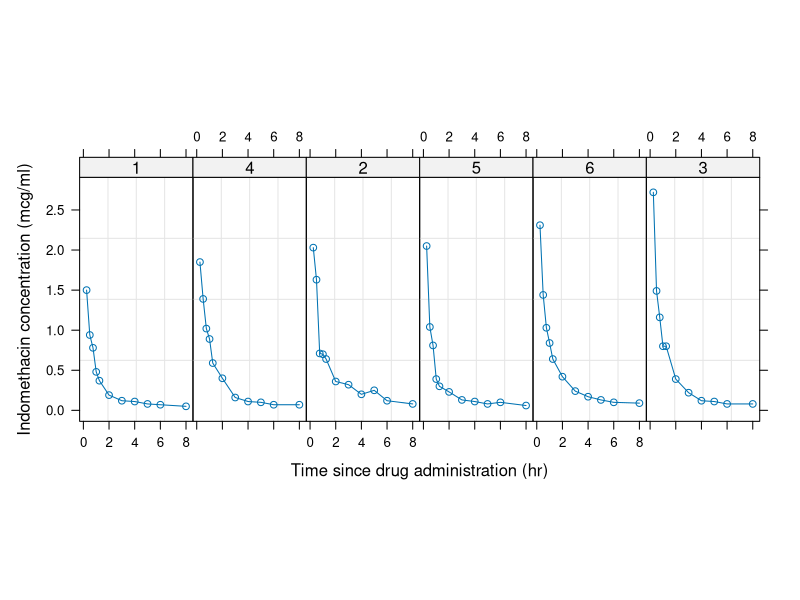
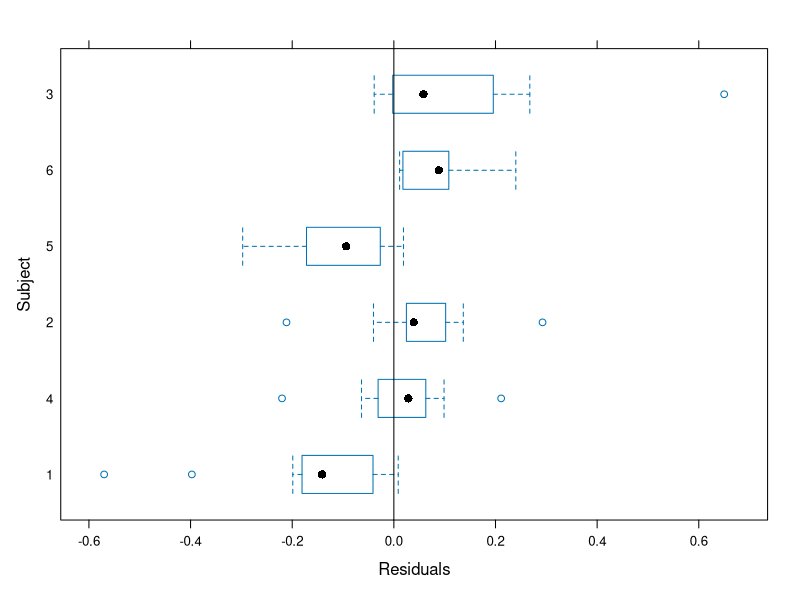
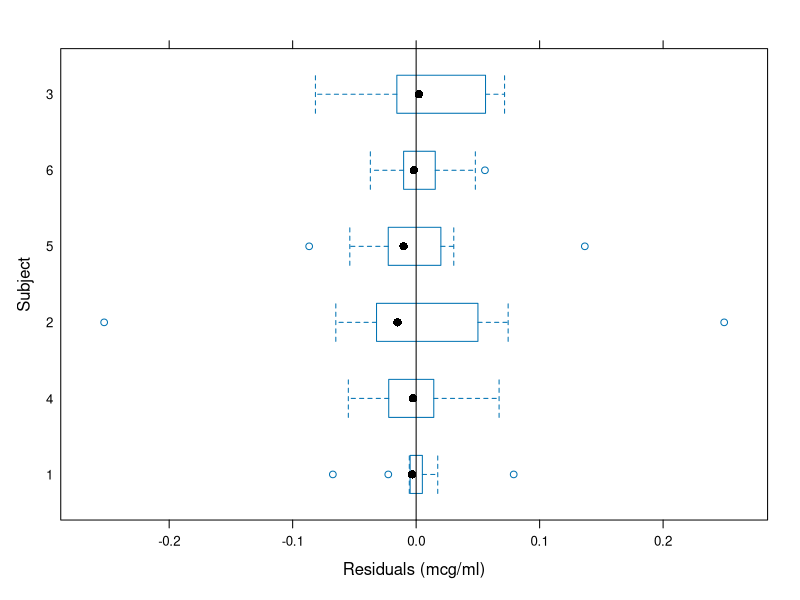
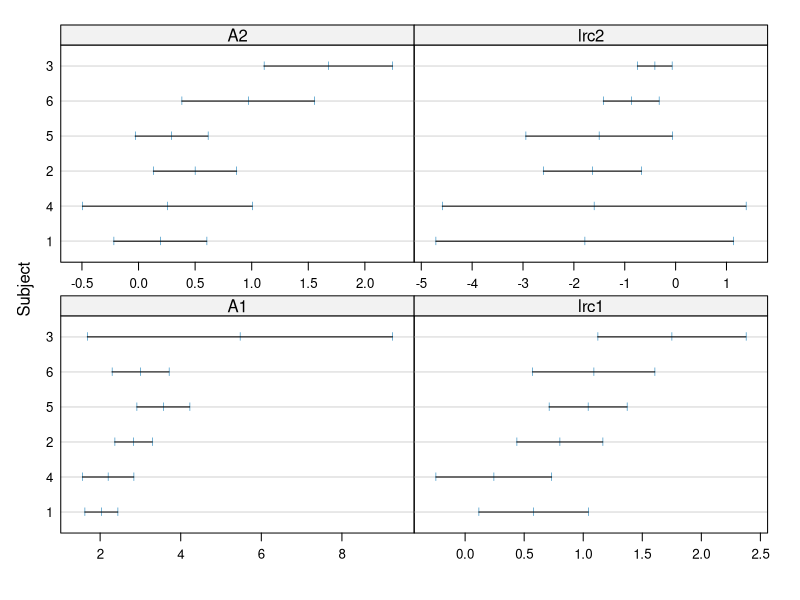
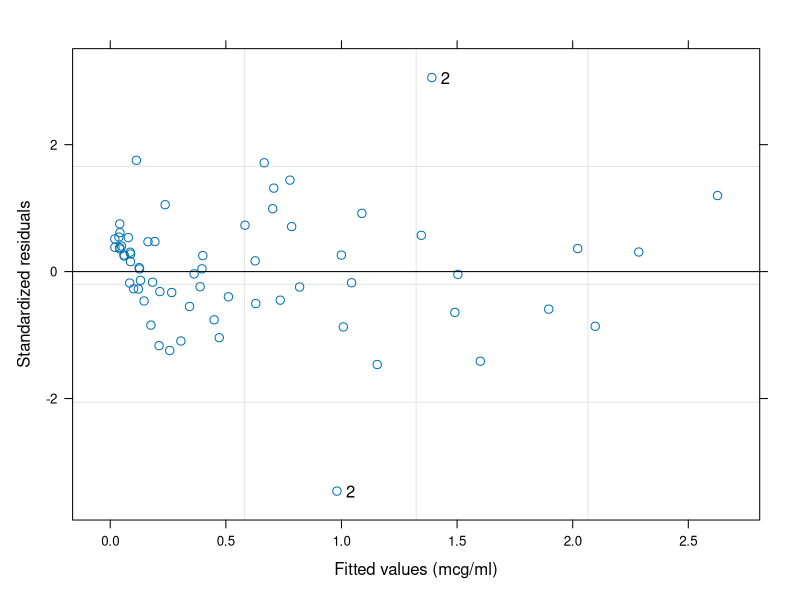
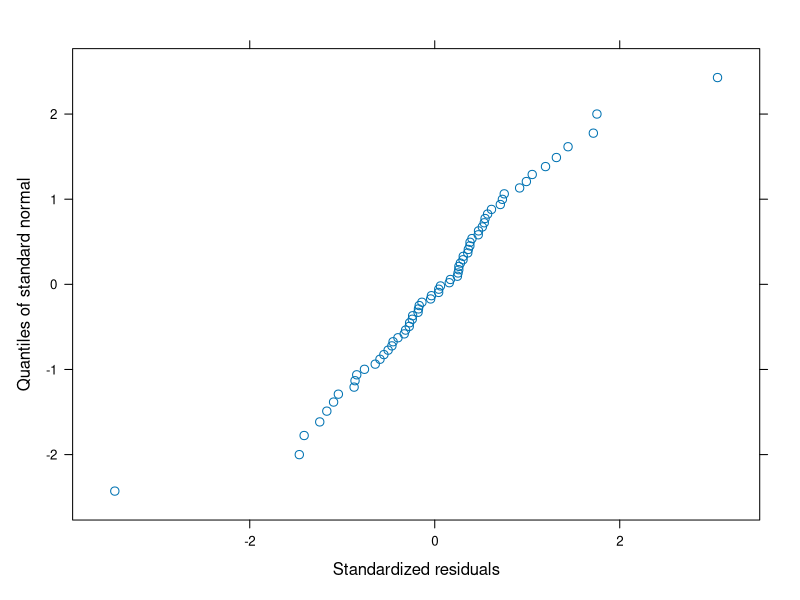
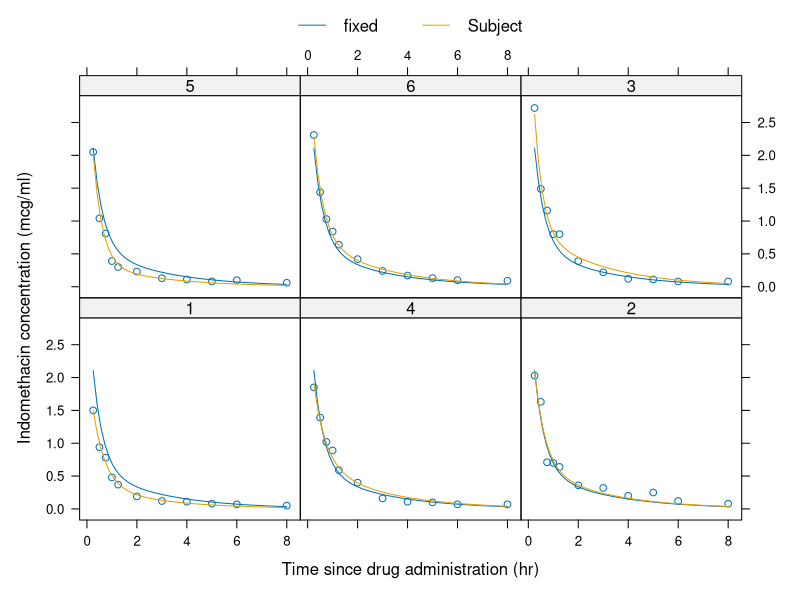
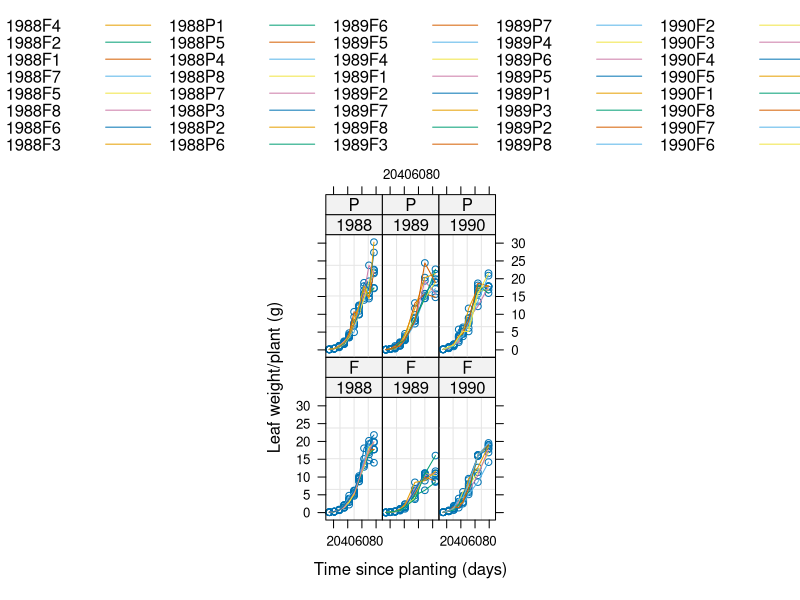

These charts were generated, in order, by the following R code:
## ---- chunk 1
library(nlme)
## ---- chunk 2
Indometh
## ---- chunk 3
plot(Indometh)
## ---- chunk 4
fm1Indom.nls <- nls(conc ~ SSbiexp(time, A1, lrc1, A2, lrc2),
  data = Indometh
)
summary(fm1Indom.nls)
## ---- chunk 5
plot(fm1Indom.nls, Subject ~ resid(.), abline = 0)
## ---- chunk 6
fm1Indom.lis <- nlsList(conc ~ SSbiexp(time, A1, lrc1, A2, lrc2),
  data = Indometh
)
summary(fm1Indom.lis)
## ---- chunk 7
plot(fm1Indom.lis, Subject ~ resid(.), abline = 0)
## ---- chunk 8
plot(intervals(fm1Indom.lis))
## ---- chunk 9
(fm1Indom.nlme <- nlme(fm1Indom.lis,
  random = pdDiag(A1 + lrc1 + A2 + lrc2 ~ 1),
  control = list(tolerance = 0.0001)
))
fm1Indom.nlme
## ---- chunk 10
fm2Indom.nlme <- update(fm1Indom.nlme,
  random = pdDiag(A1 + lrc1 + A2 ~ 1)
)
fm2Indom.nlme
## ---- chunk 11
anova(fm1Indom.nlme, fm2Indom.nlme)
## ---- chunk 12
fm3Indom.nlme <- update(fm2Indom.nlme,
  random = A1 + lrc1 + A2 ~ 1,
  control = nlmeControl(
    msMaxIter = 1000,
    msMaxEval = 1000
  )
)
fm3Indom.nlme
## ---- chunk 13
fm4Indom.nlme <-
  update(fm3Indom.nlme,
    random = pdBlocked(list(A1 + lrc1 ~ 1, A2 ~ 1))
  )
fm4Indom.nlme
## ---- chunk 14
anova(fm2Indom.nlme, fm4Indom.nlme)
## ---- chunk 15
AIC(fm1Indom.nlme, fm2Indom.nlme, fm3Indom.nlme, fm4Indom.nlme)
## ---- chunk 16
plot(fm4Indom.nlme, id = 0.05, adj = -1)
## ---- chunk 17
qqnorm(fm4Indom.nlme)
## ---- chunk 18
plot(augPred(fm4Indom.nlme, level = 0:1))
## ---- chunk 19
summary(fm4Indom.nlme)
## ---- chunk 20
library(tidyverse)
Soybean %>%
  group_by(Plot) %>%
  count() %>%
  arrange(desc(n))
## ---- chunk 21
plot(Soybean, outer = ~ Year * Variety)
## ---- chunk 22
fm1Soy.lis <- nlsList(
  weight ~ SSlogis(Time, Asym, xmid, scal),
  data = Soybean
)
fm1Soy.lis
## ---- chunk 23
fm1Soy.nlme <- nlme(fm1Soy.lis)
fm1Soy.nlme
## ---- chunk 24
plot(fm1Soy.nlme)
## ---- chunk 25
fm2Soy.nlme <- update(fm1Soy.nlme, weights = varPower())

fm2Soy.nlme
## ---- chunk 26
anova(fm1Soy.nlme, fm2Soy.nlme)
## ---- chunk 27
plot(fm2Soy.nlme)
## ---- chunk 28
plot(ranef(fm2Soy.nlme, augFrame = TRUE), form = ~ Year * Variety, layout = c(3, 1))
## ---- chunk 29
soyFix <- fixef(fm2Soy.nlme)

fm3Soy.nlme <-
  update(fm2Soy.nlme,
    fixed = Asym + xmid + scal ~ Year,
    start = c(soyFix[1], 0, 0, soyFix[2], 0, 0, soyFix[3], 0, 0)
  )
fm3Soy.nlme
## ---- chunk 30
anova(fm3Soy.nlme)
## ---- chunk 31
anova(fm2Soy.nlme, fm3Soy.nlme)
## ---- chunk 32
fm4Soy.nlme <-
  nlme(weight ~ SSlogis(Time, Asym, xmid, scal),
    data = Soybean,
    fixed = list(Asym ~ Year * Variety, xmid ~ Year + Variety, scal ~ Year),
    random = Asym ~ 1,
    start = c(17, 0, 0, 0, 0, 0, 52, 0, 0, 0, 7.5, 0, 0),
    weights = varPower(0.95), control = list(verbose = TRUE)
  )
# FIXME: An update doesn't work for the fixed argument when fixed is a list
## p. 293-4 :
summary(fm4Soy.nlme)
## ---- chunk 33
plot(augPred(fm4Soy.nlme)) # Fig 6.14, p. 295
## ---- chunk 34
anova(fm3Soy.nlme, fm4Soy.nlme)
## ---- chunk 35
plot(fm4Soy.nlme)
## ---- chunk 36
head(Phenobarb)
## ---- chunk 37
plot(Phenobarb)
## ---- chunk 38
(fm1Pheno.nlme <-
  nlme(conc ~ phenoModel(Subject, time, dose, lCl, lV),
    data = Phenobarb,
    fixed = lCl + lV ~ 1,
    random = pdDiag(lCl + lV ~ 1), start = c(-5, 0),
    na.action = NULL, naPattern = ~ !is.na(conc)
  ))
## ---- chunk 39
fm1Pheno.ranef <- ranef(fm1Pheno.nlme, augFrame = TRUE)
# (These plots used to encounter difficulties, now fine):
plot(fm1Pheno.ranef, form = lCl ~ Wt + ApgarInd)
## ---- chunk 40
plot(fm1Pheno.ranef, form = lV ~ Wt + ApgarInd)
## ---- chunk 41
plot(fm1Pheno.nlme, conc ~ fitted(.), abline = c(0, 1))
## ---- chunk 42
# if(FALSE)## This fit just "ping-pongs" until max.iterations error
# fm2Pheno.nlme <-
#    update(fm1Pheno.nlme,
#           fixed = list(lCl ~ Wt, lV ~ Wt + ApgarInd),
#           start = c(-5.0935, 0, 0.34259, 0, 0),
#           control = list(pnlsTol = 1e-4, maxIter = 500,
#           msVerbose = TRUE, opt = "nlm"))
## summary(fm2Pheno.nlme)
## ---- chunk 43
## fm3Pheno.nlme <-
##    update(fm2Pheno.nlme,
##           fixed = lCl + lV ~ Wt,
##           start = fixef(fm2Pheno.nlme)[-5])
## plot(fm3Pheno.nlme, conc ~ fitted(.), abline = c(0,1))
